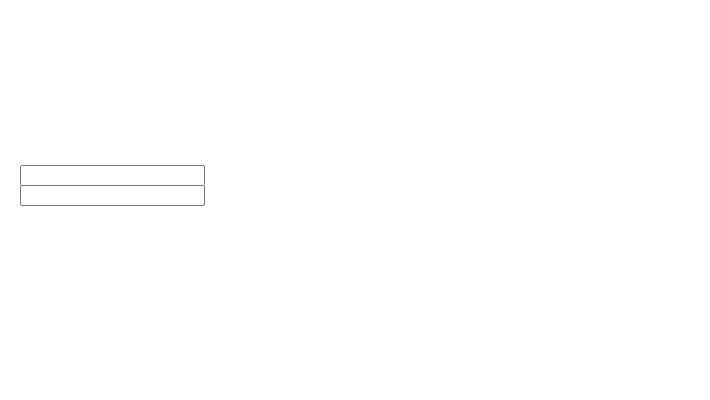
Frame 1 (no input)
Frame 60 (no input): identical to frame 1, image omitted
Frame 120 (the mouse pressed at the canvas centre since frame 60): identical to frame 1, image omitted

The p5.js sketch that drew this single still picture (run headless with seeded random() and noise() and a simulated clock; from frame 60 on, the mouse is pressed at the canvas centre):

// p5.js sketch
// ── sketch.js
// 入力フォームをつくる練習

let yoko;  // よこ
let tate;  // 　たて

function setup() {

  createCanvas(710, 400);
  
  yoko = createInput(); //yoko用入力するデータをよむ
  yoko.position(20, 165); //フォームの場所

  
  tate = createInput(); //tate用入力するデータをよむ
  tate.position(20, 185); //フォームの場所
  
  textAlign(CENTER);
  textSize(50);
}


function draw(){
  
background(255);
  
text(yoko.value(),width/2-40,50);
text(tate.value(),width/2-40,80);

  
  
}
